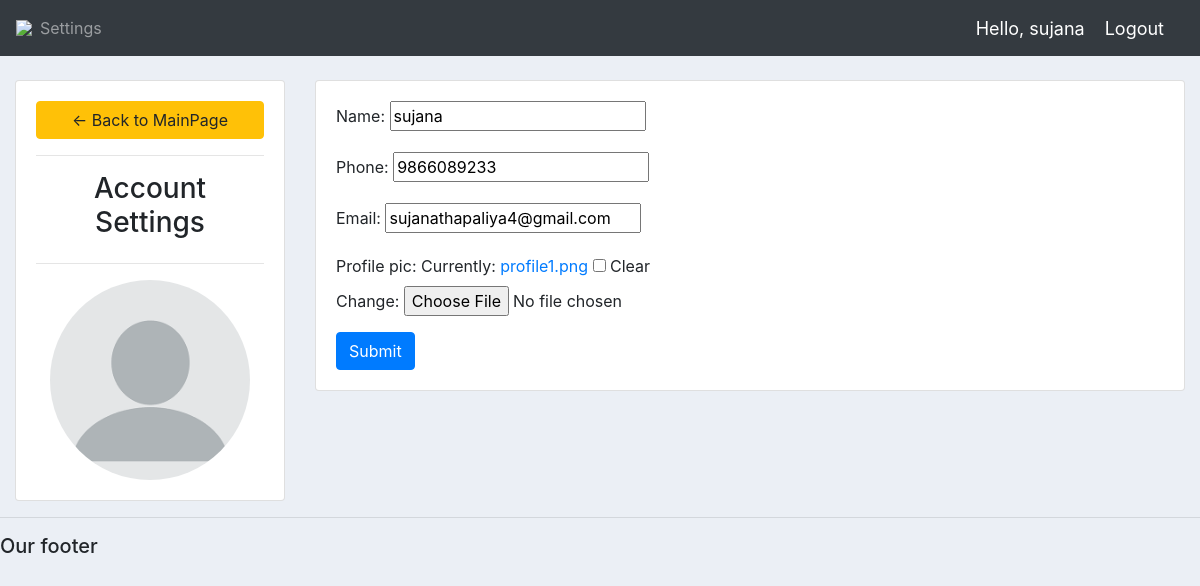
/account/ (signed in), run on an earlier commit of the app's database.
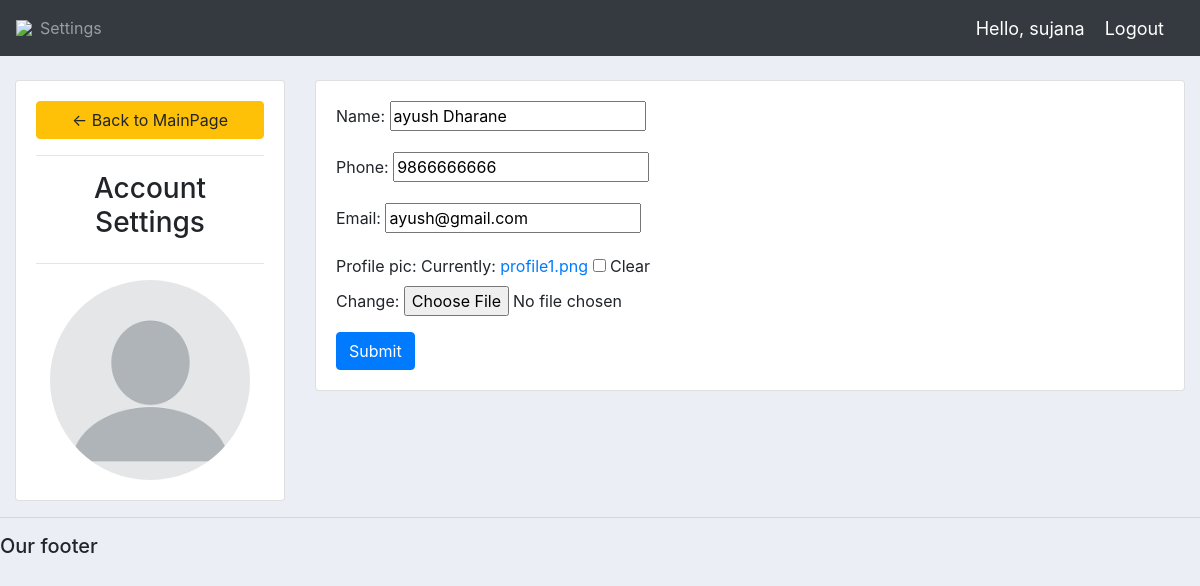
And on a later commit of the database.
### accounts/models.py (models this page shows, shortened)
class Customer(models.Model):
	user = models.OneToOneField(User, null=True, blank=True, on_delete=models.CASCADE) #one to one relationship
	name = models.CharField(max_length=200, null=True) # CASCADE le chai user delete vayo vane customer sangako relation delete garxa
	phone = models.CharField(max_length=200, null=True)
	email = models.CharField(max_length=200, null=True)
	profile_pic = models.ImageField(default="profile1.png", null=True, blank=True)
	date_created = models.DateTimeField(auto_now_add=True, null=True)

### accounts/decorators.py (the view)
		def wrapper_func(request, *args, **kwargs):
			group = None
			if request.user.groups.exists(): #check user group
				group = request.user.groups.all()[0].name #group admin customer
			if group in allowed_roles:
				return view_func(request, *args, **kwargs)
			else:
				return HttpResponse('You are not authorized to view this page')

### accounts/forms.py
class CustomerForm(ModelForm): #setting ma banako form
	class Meta:
		model = Customer
		fields = '__all__'
		exclude = ['user']

### accounts/views.py (called while the page is built)
@login_required(login_url='login')
@allowed_users(allowed_roles=['customer'])
def accountSettings(request):
    customer = request.user.customer
    form = CustomerForm(instance=customer)
    if request.method == 'POST':
        form = CustomerForm(request.POST, request.FILES, instance=customer)
        if form.is_valid():
            form.save()
    context = {'form': form}
    return render(request, 'accounts/account_settings.html', context)

### accounts/templates/accounts/account_settings.html (shortened to what this page needs)
{%  extends 'accounts/main.html' %}
{% load static %}
{% block content %}
<br>
<div class="row">
	<div class="col-md-3">
		<div class="card card-body">
			<a class="btn btn-warning" href="{% url 'home' %}"> &#8592; Back to MainPage</a>
			<hr>
			<h3 style="text-align: center">Account Settings</h3>
			<hr>
			<img class="profile-pic" src="{{request.user.customer.profile_pic.url}}" >
		</div>
	</div>
	<div class="col-md-9">
		<div class="card card-body">
			<form method="POST" action="" enctype="multipart/form-data">
				{{form.as_p}}
			<input class="btn btn-primary" type="submit" name="Update Information">
			</form>
		</div>
	</div>
</div>
{% endblock %}

What changed in the data, as far as the page shows it:
changed Customer: name "sujana" → "ayush Dharane"; phone "9866089233" → "9866666666"; email "sujanathapaliya4@gmail.com" → "ayush@gmail.com"
